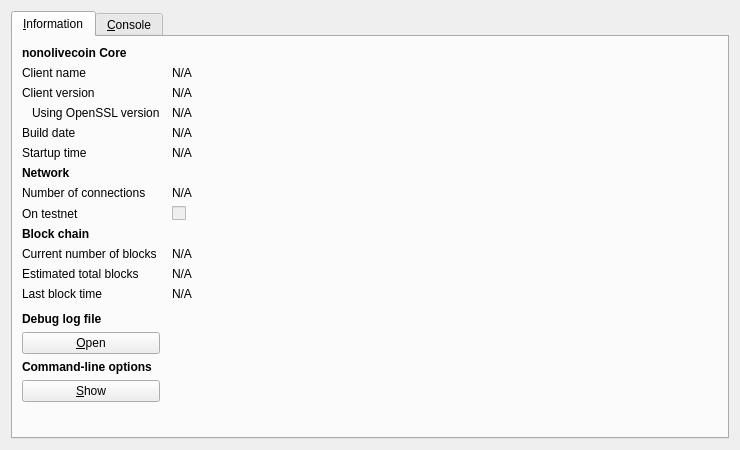
<?xml version="1.0" encoding="UTF-8"?>
<ui version="4.0">
 <class>RPCConsole</class>
 <widget class="QDialog" name="RPCConsole">
  <property name="geometry">
   <rect>
    <x>0</x>
    <y>0</y>
    <width>740</width>
    <height>450</height>
   </rect>
  </property>
  <property name="windowTitle">
   <string>nonolivecoin - Debug window</string>
  </property>
  <layout class="QVBoxLayout" name="verticalLayout_2">
   <item>
    <widget class="QTabWidget" name="tabWidget">
     <property name="currentIndex">
      <number>0</number>
     </property>
     <widget class="QWidget" name="tab_info">
      <attribute name="title">
       <string>&amp;Information</string>
      </attribute>
      <layout class="QGridLayout" name="gridLayout" columnstretch="0,1">
       <property name="horizontalSpacing">
        <number>12</number>
       </property>
       <item row="0" column="0">
        <widget class="QLabel" name="label_9">
         <property name="font">
          <font>
           <weight>75</weight>
           <bold>true</bold>
          </font>
         </property>
         <property name="text">
          <string>nonolivecoin Core</string>
         </property>
        </widget>
       </item>
       <item row="1" column="0">
        <widget class="QLabel" name="label_5">
         <property name="text">
          <string>Client name</string>
         </property>
        </widget>
       </item>
       <item row="1" column="1">
        <widget class="QLabel" name="clientName">
         <property name="cursor">
          <cursorShape>IBeamCursor</cursorShape>
         </property>
         <property name="text">
          <string>N/A</string>
         </property>
         <property name="textFormat">
          <enum>Qt::PlainText</enum>
         </property>
         <property name="textInteractionFlags">
          <set>Qt::LinksAccessibleByMouse|Qt::TextSelectableByKeyboard|Qt::TextSelectableByMouse</set>
         </property>
        </widget>
       </item>
       <item row="2" column="0">
        <widget class="QLabel" name="label_6">
         <property name="text">
          <string>Client version</string>
         </property>
        </widget>
       </item>
       <item row="2" column="1">
        <widget class="QLabel" name="clientVersion">
         <property name="cursor">
          <cursorShape>IBeamCursor</cursorShape>
         </property>
         <property name="text">
          <string>N/A</string>
         </property>
         <property name="textFormat">
          <enum>Qt::PlainText</enum>
         </property>
         <property name="textInteractionFlags">
          <set>Qt::LinksAccessibleByMouse|Qt::TextSelectableByKeyboard|Qt::TextSelectableByMouse</set>
         </property>
        </widget>
       </item>
       <item row="3" column="0">
        <widget class="QLabel" name="label_14">
         <property name="text">
          <string>Using OpenSSL version</string>
         </property>
         <property name="indent">
          <number>10</number>
         </property>
        </widget>
       </item>
       <item row="3" column="1">
        <widget class="QLabel" name="openSSLVersion">
         <property name="cursor">
          <cursorShape>IBeamCursor</cursorShape>
         </property>
         <property name="text">
          <string>N/A</string>
         </property>
         <property name="textFormat">
          <enum>Qt::PlainText</enum>
         </property>
         <property name="textInteractionFlags">
          <set>Qt::LinksAccessibleByMouse|Qt::TextSelectableByKeyboard|Qt::TextSelectableByMouse</set>
         </property>
        </widget>
       </item>
       <item row="4" column="0">
        <widget class="QLabel" name="label_12">
         <property name="text">
          <string>Build date</string>
         </property>
        </widget>
       </item>
       <item row="4" column="1">
        <widget class="QLabel" name="buildDate">
         <property name="cursor">
          <cursorShape>IBeamCursor</cursorShape>
         </property>
         <property name="text">
          <string>N/A</string>
         </property>
         <property name="textFormat">
          <enum>Qt::PlainText</enum>
         </property>
         <property name="textInteractionFlags">
          <set>Qt::LinksAccessibleByMouse|Qt::TextSelectableByKeyboard|Qt::TextSelectableByMouse</set>
         </property>
        </widget>
       </item>
       <item row="5" column="0">
        <widget class="QLabel" name="label_13">
         <property name="text">
          <string>Startup time</string>
         </property>
        </widget>
       </item>
       <item row="5" column="1">
        <widget class="QLabel" name="startupTime">
         <property name="cursor">
          <cursorShape>IBeamCursor</cursorShape>
         </property>
         <property name="text">
          <string>N/A</string>
         </property>
         <property name="textFormat">
          <enum>Qt::PlainText</enum>
         </property>
         <property name="textInteractionFlags">
          <set>Qt::LinksAccessibleByMouse|Qt::TextSelectableByKeyboard|Qt::TextSelectableByMouse</set>
         </property>
        </widget>
       </item>
       <item row="6" column="0">
        <widget class="QLabel" name="label_11">
         <property name="font">
          <font>
           <weight>75</weight>
           <bold>true</bold>
          </font>
         </property>
         <property name="text">
          <string>Network</string>
         </property>
        </widget>
       </item>
       <item row="7" column="0">
        <widget class="QLabel" name="label_7">
         <property name="text">
          <string>Number of connections</string>
         </property>
        </widget>
       </item>
       <item row="7" column="1">
        <widget class="QLabel" name="numberOfConnections">
         <property name="cursor">
          <cursorShape>IBeamCursor</cursorShape>
         </property>
         <property name="text">
          <string>N/A</string>
         </property>
         <property name="textFormat">
          <enum>Qt::PlainText</enum>
         </property>
         <property name="textInteractionFlags">
          <set>Qt::LinksAccessibleByMouse|Qt::TextSelectableByKeyboard|Qt::TextSelectableByMouse</set>
         </property>
        </widget>
       </item>
       <item row="8" column="0">
        <widget class="QLabel" name="label_8">
         <property name="text">
          <string>On testnet</string>
         </property>
        </widget>
       </item>
       <item row="8" column="1">
        <widget class="QCheckBox" name="isTestNet">
         <property name="enabled">
          <bool>false</bool>
         </property>
         <property name="text">
          <string/>
         </property>
        </widget>
       </item>
       <item row="9" column="0">
        <widget class="QLabel" name="label_10">
         <property name="font">
          <font>
           <weight>75</weight>
           <bold>true</bold>
          </font>
         </property>
         <property name="text">
          <string>Block chain</string>
         </property>
        </widget>
       </item>
       <item row="10" column="0">
        <widget class="QLabel" name="label_3">
         <property name="text">
          <string>Current number of blocks</string>
         </property>
        </widget>
       </item>
       <item row="10" column="1">
        <widget class="QLabel" name="numberOfBlocks">
         <property name="cursor">
          <cursorShape>IBeamCursor</cursorShape>
         </property>
         <property name="text">
          <string>N/A</string>
         </property>
         <property name="textFormat">
          <enum>Qt::PlainText</enum>
         </property>
         <property name="textInteractionFlags">
          <set>Qt::LinksAccessibleByMouse|Qt::TextSelectableByKeyboard|Qt::TextSelectableByMouse</set>
         </property>
        </widget>
       </item>
       <item row="11" column="0">
        <widget class="QLabel" name="label_4">
         <property name="text">
          <string>Estimated total blocks</string>
         </property>
        </widget>
       </item>
       <item row="11" column="1">
        <widget class="QLabel" name="totalBlocks">
         <property name="cursor">
          <cursorShape>IBeamCursor</cursorShape>
         </property>
         <property name="text">
          <string>N/A</string>
         </property>
         <property name="textFormat">
          <enum>Qt::PlainText</enum>
         </property>
         <property name="textInteractionFlags">
          <set>Qt::LinksAccessibleByMouse|Qt::TextSelectableByKeyboard|Qt::TextSelectableByMouse</set>
         </property>
        </widget>
       </item>
       <item row="12" column="0">
        <widget class="QLabel" name="label_2">
         <property name="text">
          <string>Last block time</string>
         </property>
        </widget>
       </item>
       <item row="12" column="1">
        <widget class="QLabel" name="lastBlockTime">
         <property name="cursor">
          <cursorShape>IBeamCursor</cursorShape>
         </property>
         <property name="text">
          <string>N/A</string>
         </property>
         <property name="textFormat">
          <enum>Qt::PlainText</enum>
         </property>
         <property name="textInteractionFlags">
          <set>Qt::LinksAccessibleByMouse|Qt::TextSelectableByKeyboard|Qt::TextSelectableByMouse</set>
         </property>
        </widget>
       </item>
       <item row="13" column="0">
        <spacer name="verticalSpacer_2">
         <property name="orientation">
          <enum>Qt::Vertical</enum>
         </property>
         <property name="sizeHint" stdset="0">
          <size>
           <width>20</width>
           <height>20</height>
          </size>
         </property>
        </spacer>
       </item>
       <item row="14" column="0">
        <widget class="QLabel" name="labelDebugLogfile">
         <property name="font">
          <font>
           <weight>75</weight>
           <bold>true</bold>
          </font>
         </property>
         <property name="text">
          <string>Debug log file</string>
         </property>
        </widget>
       </item>
       <item row="15" column="0">
        <widget class="QPushButton" name="openDebugLogfileButton">
         <property name="toolTip">
          <string>Open the nonolivecoin debug log file from the current data directory. This can take a few seconds for large log files.</string>
         </property>
         <property name="text">
          <string>&amp;Open</string>
         </property>
         <property name="autoDefault">
          <bool>false</bool>
         </property>
        </widget>
       </item>
       <item row="16" column="0">
        <widget class="QLabel" name="labelCLOptions">
         <property name="font">
          <font>
           <weight>75</weight>
           <bold>true</bold>
          </font>
         </property>
         <property name="text">
          <string>Command-line options</string>
         </property>
        </widget>
       </item>
       <item row="17" column="0">
        <widget class="QPushButton" name="showCLOptionsButton">
         <property name="toolTip">
          <string>Show the nonolivecoin-Qt help message to get a list with possible nonolivecoin command-line options.</string>
         </property>
         <property name="text">
          <string>&amp;Show</string>
         </property>
         <property name="autoDefault">
          <bool>false</bool>
         </property>
        </widget>
       </item>
       <item row="18" column="0">
        <spacer name="verticalSpacer">
         <property name="orientation">
          <enum>Qt::Vertical</enum>
         </property>
         <property name="sizeHint" stdset="0">
          <size>
           <width>20</width>
           <height>40</height>
          </size>
         </property>
        </spacer>
       </item>
      </layout>
     </widget>
     <widget class="QWidget" name="tab_console">
      <attribute name="title">
       <string>&amp;Console</string>
      </attribute>
      <layout class="QVBoxLayout" name="verticalLayout_3">
       <property name="spacing">
        <number>3</number>
       </property>
       <item>
        <widget class="QTextEdit" name="messagesWidget">
         <property name="minimumSize">
          <size>
           <width>0</width>
           <height>100</height>
          </size>
         </property>
         <property name="readOnly">
          <bool>true</bool>
         </property>
         <property name="tabKeyNavigation" stdset="0">
          <bool>false</bool>
         </property>
         <property name="columnCount" stdset="0">
          <number>2</number>
         </property>
        </widget>
       </item>
       <item>
        <layout class="QHBoxLayout" name="horizontalLayout">
         <property name="spacing">
          <number>3</number>
         </property>
         <item>
          <widget class="QLabel" name="label">
           <property name="text">
            <string notr="true">&gt;</string>
           </property>
          </widget>
         </item>
         <item>
          <widget class="QLineEdit" name="lineEdit"/>
         </item>
         <item>
          <widget class="QPushButton" name="clearButton">
           <property name="maximumSize">
            <size>
             <width>24</width>
             <height>24</height>
            </size>
           </property>
           <property name="toolTip">
            <string>Clear console</string>
           </property>
           <property name="text">
            <string/>
           </property>
           <property name="icon">
            <iconset resource="../bitcoin.qrc">
             <normaloff>:/icons/remove</normaloff>:/icons/remove</iconset>
           </property>
           <property name="shortcut">
            <string notr="true">Ctrl+L</string>
           </property>
           <property name="autoDefault">
            <bool>false</bool>
           </property>
          </widget>
         </item>
        </layout>
       </item>
      </layout>
     </widget>
    </widget>
   </item>
  </layout>
 </widget>
 <resources>
  <include location="../bitcoin.qrc"/>
 </resources>
 <connections/>
</ui>
